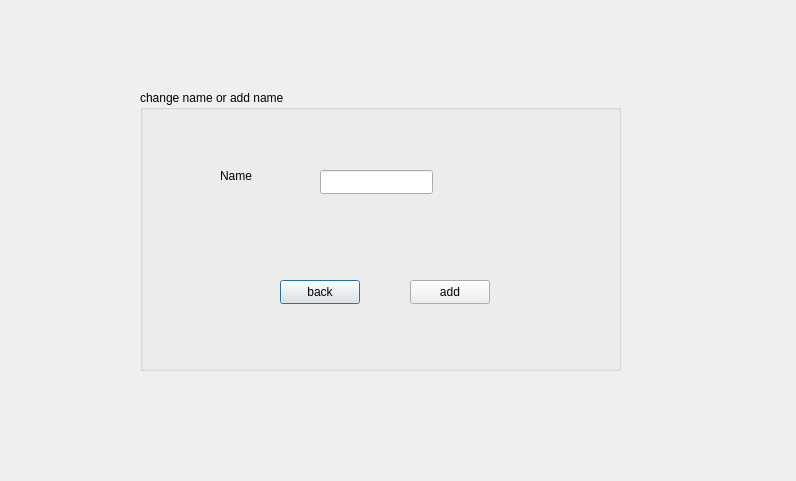
<?xml version="1.0" encoding="UTF-8"?>
<ui version="4.0">
 <class>changename</class>
 <widget class="QDialog" name="changename">
  <property name="geometry">
   <rect>
    <x>0</x>
    <y>0</y>
    <width>796</width>
    <height>481</height>
   </rect>
  </property>
  <property name="windowTitle">
   <string>Dialog</string>
  </property>
  <widget class="QGroupBox" name="groupBox">
   <property name="geometry">
    <rect>
     <x>140</x>
     <y>90</y>
     <width>481</width>
     <height>281</height>
    </rect>
   </property>
   <property name="title">
    <string>change name or add name</string>
   </property>
   <widget class="QLabel" name="label">
    <property name="geometry">
     <rect>
      <x>80</x>
      <y>70</y>
      <width>91</width>
      <height>31</height>
     </rect>
    </property>
    <property name="text">
     <string>Name</string>
    </property>
   </widget>
   <widget class="QLineEdit" name="lineEdit">
    <property name="geometry">
     <rect>
      <x>180</x>
      <y>80</y>
      <width>113</width>
      <height>24</height>
     </rect>
    </property>
   </widget>
   <widget class="QPushButton" name="pushButton">
    <property name="geometry">
     <rect>
      <x>140</x>
      <y>190</y>
      <width>80</width>
      <height>24</height>
     </rect>
    </property>
    <property name="text">
     <string>back</string>
    </property>
   </widget>
   <widget class="QPushButton" name="pushButton_2">
    <property name="geometry">
     <rect>
      <x>270</x>
      <y>190</y>
      <width>80</width>
      <height>24</height>
     </rect>
    </property>
    <property name="text">
     <string>add</string>
    </property>
   </widget>
  </widget>
 </widget>
 <resources/>
 <connections/>
</ui>
